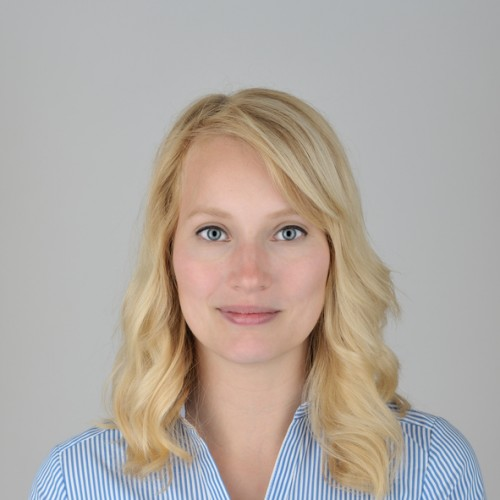
#> input picture filters/filtre_lunette-video/frame.jpg, 500 x 500 px, given in place of the camera
$ python eyes_img.py   (Python 2 division)   (older library calls are emulated)
#> lines starting #> are read from the running program, lines starting #| are printed output that depends on the picture; after the words box and inside, x2 and y2 are one past the last pixel; in counts of white or black regions, pixels touching at a corner belong together
import os
import sys
import click
import cv2
import PIL
import time
from PIL import Image


def add_eyes_rect(gray, frame, eye_cascade, x, y, w, h):
    eye_gray = gray[y:y + h, x:x + w]
    eye_color = frame[y:y + h, x:x + w]
    eyes_data = eye_cascade.detectMultiScale(eye_gray)

    for (ex, ey, ew, eh) in eyes_data:
        cv2.rectangle(img=eye_color,
                      pt1=(ex, ey),
                      pt2=(ex + ew, ey + eh),
                      color=(255, 255, 0),
                      thickness=2)

    eyes_text = '{} eye'.format(len(eyes_data)) if len(eyes_data) == 1 else '{} eyes'.format(len(eyes_data))
    return ' - ' + eyes_text

# Get absolute path of current file
abs_path = os.path.abspath(os.path.dirname(__file__))


DEFAULT_CASCADE_FOLDER = abs_path+'/'+'classifiers'
DEFAULT_FRONTAL_FACE_CLASSIFIER = abs_path+'/'+'classifiers'+'/'+'haarcascade_frontalface_default.xml'
DEFAULT_EYE_CLASSIFIER = abs_path+'/'+'classifiers'+'/'+'haarcascade_eyes.xml'


face_cascade=DEFAULT_FRONTAL_FACE_CLASSIFIER
eyes_cascade=DEFAULT_EYE_CLASSIFIER

# Define cascade classifiers
face_cascade = cv2.CascadeClassifier(face_cascade)
eye_cascade = cv2.CascadeClassifier(eyes_cascade)
nom_filtre="lunette2"

video_capture = cv2.VideoCapture(0)

while (video_capture.isOpened()):
    	# Capture frame-by-frame
    ret, frame = video_capture.read()
#> frame is the input picture: shape (500, 500, 3); mean B, G, R 162.1, 169.2, 177.8
    gray = cv2.cvtColor(frame, cv2.COLOR_BGR2GRAY)
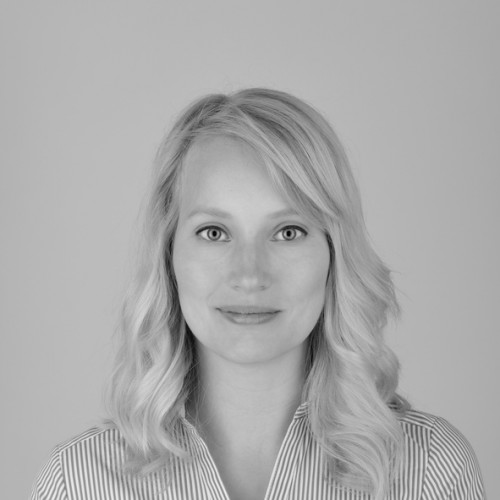
#> gray: shape (500, 500); min 1, max 239, mean 170.9
    faces_data = face_cascade.detectMultiScale(gray, 1.2, 5)
#> faces_data = [[145, 153, 211, 211]]

    nom_filtre="lunette2"
    nom_img="frame"

    filtre = cv2.imread(nom_filtre+".png")
    image_modif = frame
    filtre_fond = cv2.imread(nom_filtre+"_fond.png")

    gray = cv2.cvtColor(frame, cv2.COLOR_BGR2GRAY)
    faces_data = face_cascade.detectMultiScale(gray, 1.2, 5)
    i=0
    for (x, y, w, h) in faces_data:

        filtre = cv2.imread(nom_filtre+".png")
        image_modif = frame
        filtre_fond = cv2.imread(nom_filtre+"_fond.png")
        height, width, channels = image_modif.shape
#> height = 500; width = 500; channels = 3

        #creation des masques
        fond_noir = Image.new('RGB',(width,height),(0,0,0))
#> fond_noir: PIL image 500x500 RGB; every value is 0
        fond_noir.save(abs_path+"/fond_noir.png", "PNG")
        fond_transparent = Image.new('RGBA', (width,height), (0,0,0,0))
#> fond_transparent: PIL image 500x500 RGBA; every value is 0
        fond_transparent.save(abs_path+"/fond_transparent.png", "PNG")

        roi_gray = gray[y:y+h, x:x+w]
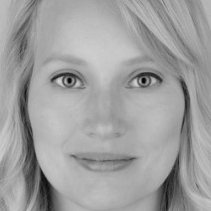
#> roi_gray: shape (211, 211); min 1, max 210, mean 158.9
        roi_color = frame[y:y+h, x:x+w]
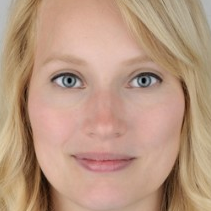
#> roi_color: shape (211, 211, 3); mean B, G, R 128.8, 151.2, 185.3
        eyes = eye_cascade.detectMultiScale(roi_gray)
#> eyes = [[120, 57, 47, 47], [42, 57, 46, 46]]
        i=1
        for (ex,ey,ew,eh) in eyes:
            print "x", ex
            print "y", ey
            cv2.rectangle(roi_color,(ex,ey),(ex+ew,ey+eh),(0,255,0),2)
            if(i == 2):
                x_lunette_fin=x+ex+ew
            if(i == 1):
                x_lunette_debut=x
                y_lunette_debut=y+ey+eh/4
                i=i+1
#> this loop made 2 passes
#> (ex, ey, ew, eh, x_lunette_debut, y_lunette_debut, i) on pass 1: (120, 57, 47, 47, 145, 221, 2)
#> (ex, ey, ew, eh, x_lunette_fin) on pass 2: (42, 57, 46, 46, 233)
#| x 120
#| y 57
#| x 42
#| y 57
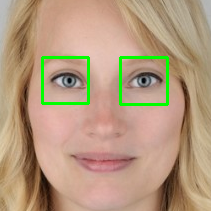
#> roi_color: shape (211, 211, 3); 2.49% of pixels changed, all inside (x1, y1, x2, y2) = (41, 56, 169, 106)
#> after the loop, i = 2; x_lunette_debut = 145; y_lunette_debut = 221

		#redimension du filtre
        basewidth = x_lunette_fin - x_lunette_debut
#> basewidth = 88
#> (the run stopped early here; a loop or call above may not have finished)
